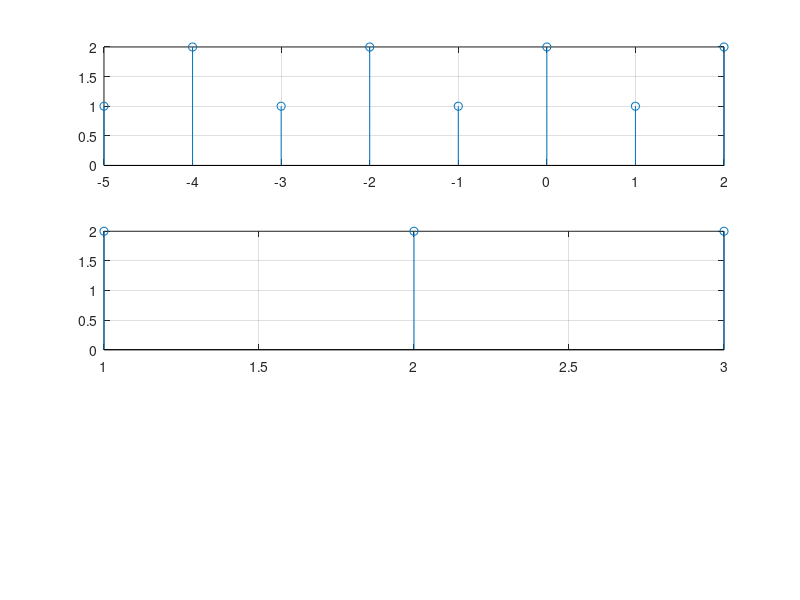

The MATLAB source for this figure: (Note: this script raises an error after producing the figure.)
close all;
clear;
clc;
x1=[-5 -4 -3 -2 -1 0 1 2];
y1=[1 2 1 2 1 2 1 2];
x2=[1 2 3];
y2=[2 2 2];

subplot(3,1,1);
stem(x1,y1);
grid on;

subplot(3,1,2);
stem(x2,y2);
grid on;

x=min(min(x1),min(x2)):1:max(max(x1),max(x2));
[y]=add_func(x1,x2,y1,y2,x);

subplot(3,1,3);
stem(x,y);
grid on;
